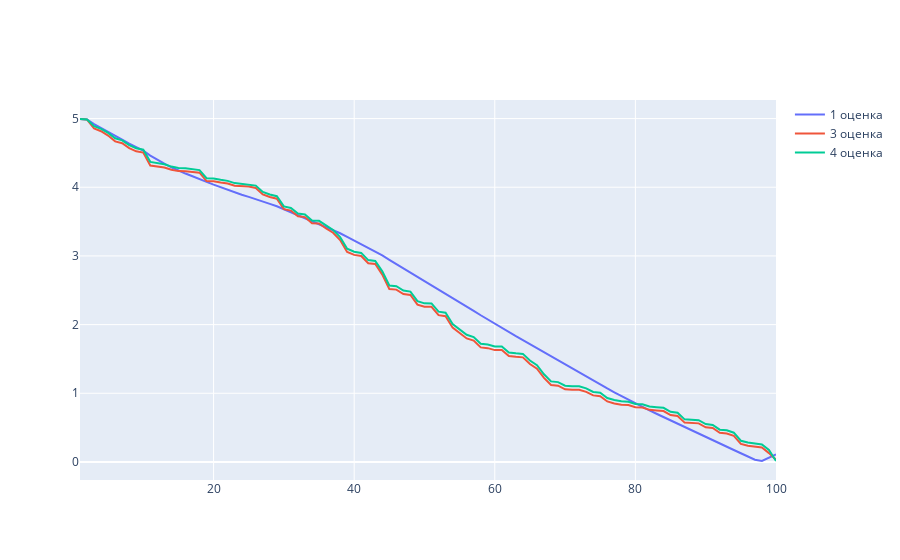

The notebook cell this image was saved under:
### Code cell
fig = go.Figure()
fig.add_trace(go.Scatter(x=np.arange(1,101), y=abs(construct_array(theta1, sample) - theta), name = "1 оценка"))
fig.add_trace(go.Scatter(x=np.arange(1,101), y=abs(construct_array(theta3, sample) - theta), name = "3 оценка"))
fig.add_trace(go.Scatter(x=np.arange(1,101), y=abs(construct_array(theta4, sample) - theta), name = "4 оценка"))
